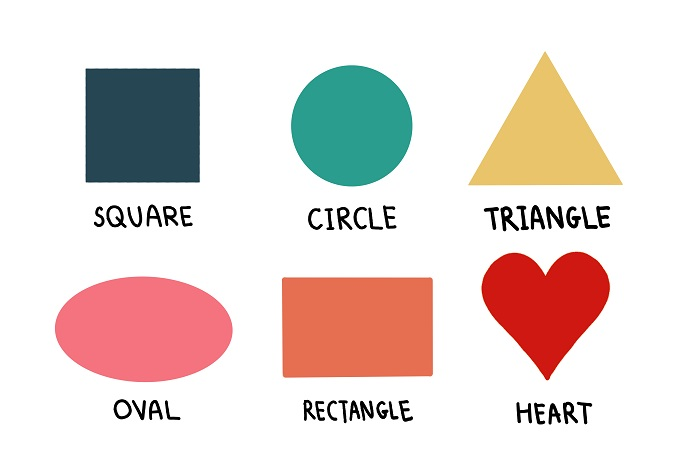
#> input picture shape.jpg, 700 x 466 px
$ jupyter execute 2-image_transformation.ipynb
#> lines starting #> are read from the running program, lines starting #| are printed output that depends on the picture; after the words box and inside, x2 and y2 are one past the last pixel; in counts of white or black regions, pixels touching at a corner belong together
[cell 1]
import cv2 as cv
import numpy as np
from matplotlib import pyplot as plt

[cell 2]
img = cv.imread("shape.jpg") #BGR
#> img is the input picture: shape (466, 700, 3); mean B, G, R 214.2, 218.1, 230.9
h,w,d =img.shape
#> h = 466; w = 700; d = 3
img = cv.cvtColor(img,cv.COLOR_BGR2RGB)
plt.imshow(img) #RGB

## cropping image

[cell 3]
x = 550
y =320

print(img[y][x][0])
#| 207
print(img[y][x][1])
#| 24
print(img[y][x][2])
#| 18

print(img[y][x].shape)
#| (3,)

[cell 4]
lis = [1,2,3,4,5,6]
lis[2:4]

[cell 5]
from copy import deepcopy
from math import cos, sin, radians
image = deepcopy(img)
y_start = 80
y_end = 180
x_start = 80
x_end = 220

cropped_image = image[y_start:y_end, x_start:x_end]
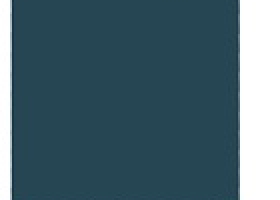
#> cropped_image: shape (100, 140, 3) (shown 2 times larger); mean R, G, B 77.9, 103.9, 114.6

plt.imshow(cropped_image)

## translation

$\begin{bmatrix}
1 & 0 & T_x\\
0 & 1 & T_y
\end{bmatrix}$

[cell 6]
from copy import deepcopy
image = deepcopy(img)
shift_x = 100
shift_y = 100
translation_matrix = np.float32([[1, 0, shift_x],
                                 [0, 1, shift_y]])
h,w,d = image.shape
translated_image = cv.warpAffine(image, translation_matrix, (w+100, h+100))
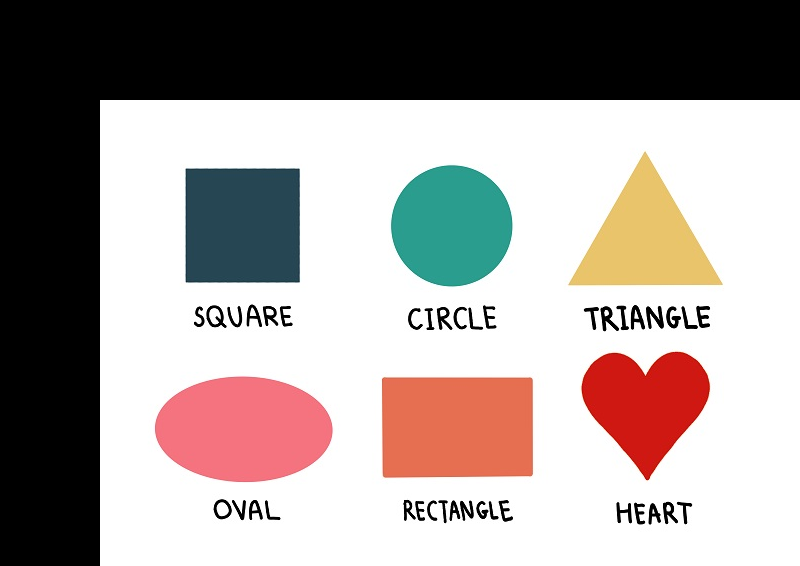
#> translated_image: shape (566, 800, 3); mean R, G, B 166.3, 157.1, 154.3
plt.imshow(translated_image)

## rotation matrix

### rotation matrix w/o scale and pivot point at (0,0)
$\begin{bmatrix}
cos(\theta) & -sin(\theta) & 0\\
sin(\theta) & cos(\theta) & 0
\end{bmatrix}$

### rotation matrix w/o scale and w/ given pivot point
$\begin{bmatrix}
cos(\theta) & -sin(\theta) & center_x-center_y.cos(\theta)+center_y.sin(\theta)\\
sin(\theta) & cos(\theta) & center_y-center_x.sin(\theta)-center_y.cos(\theta)
\end{bmatrix}$

### rotation matrix w scale and given pivot point
$\begin{bmatrix}
s_x.cos(\theta) & -s_x.sin(\theta) & center_x-center_y.s_x.cos(\theta)+center_y.s_x.sin(\theta)\\
s_y.sin(\theta) & s_y.cos(\theta) & center_y-center_x.s_y.sin(\theta)-center_y.s_y.cos(\theta)
\end{bmatrix}$

[cell 7]
from copy import deepcopy
from math import cos, sin, radians
image = deepcopy(img)
shift_x = 100
shift_y = 100
# translated_image = cv.warpAffine(image, translation_matrix, (w, h))

h,w,d = image.shape
angle = 30
angle_rad = np.radians(angle)
scale = 1.5
center = (w // 2, h // 2)
#> center = (350, 233)


# rotation_matrix = np.float32([[np.cos(angle_rad), -np.sin(angle_rad),0],
#                              [np.sin(angle_rad), np.cos(angle_rad),0]])
# example: w/o scaling
# rotation_matrix = np.float32(
#         [[np.cos(angle_rad), -np.sin(angle_rad), center[0] - center[0] * np.cos(angle_rad) + center[1] * np.sin(angle_rad)],
#         [np.sin(angle_rad), np.cos(angle_rad), center[1] - center[0] * np.sin(angle_rad) - center[1] * np.cos(angle_rad)]]
# )

rotation_matrix = cv.getRotationMatrix2D(center, angle, scale)
rotated_image = cv.warpAffine(image, rotation_matrix, (w, h))
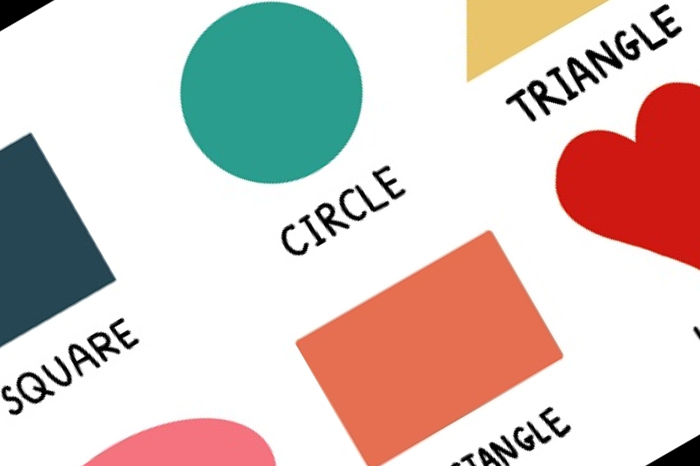
#> rotated_image: shape (466, 700, 3); mean R, G, B 214.8, 199.8, 194.3
plt.imshow(rotated_image)

$\begin{bmatrix}
    1 & skew_y & 0\\
    skew_x & 1 & 0
\end{bmatrix}
$

[cell 8]
image = deepcopy(img)
skew_x = 0.1  # Skew factor for x
skew_y = 0  # Skew factor for y

skew_matrix = skew_matrix = np.array([
        [1, skew_y, 0],
        [skew_x, 1, 0]], dtype=np.float32)

print("Skew Transformation Matrix:")
print(skew_matrix)

height, width = image.shape[:2]
#> height = 466; width = 700
skewed_image = cv.warpAffine(image, skew_matrix, (int(width + height * skew_y), int(height + width * skew_x)))
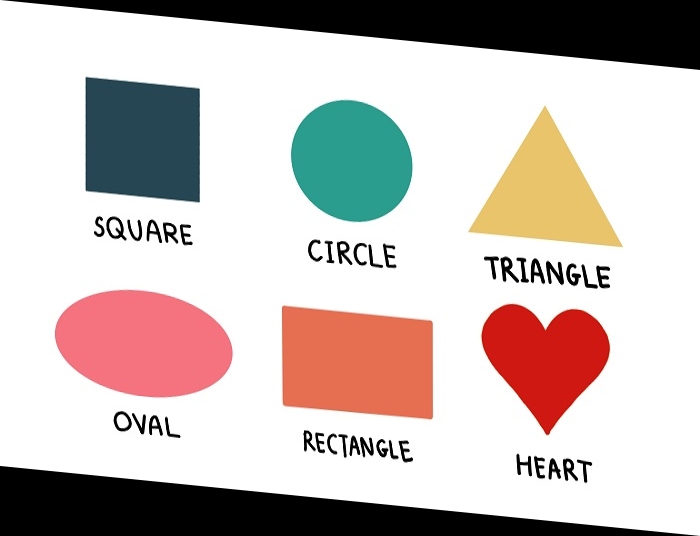
#> skewed_image: shape (536, 700, 3); mean R, G, B 200.8, 189.6, 186.2

plt.imshow(skewed_image)

# Perspective transform

### Interactive demo

[cell 9]
import cv2
import numpy as np
import matplotlib.pyplot as plt

src_points = []
dst_points = []

def select_points(event, x, y, flags, param):
    global src_points
    if event == cv2.EVENT_LBUTTONDOWN:
        src_points.append((x, y))
        print(f'Source Point Selected: ({x}, {y})')
        cv2.circle(image, (x, y), 5, (0, 255, 0), -1)
        cv2.imshow('Image', image)

image = cv2.imread('Road_in_Norway.jpg')
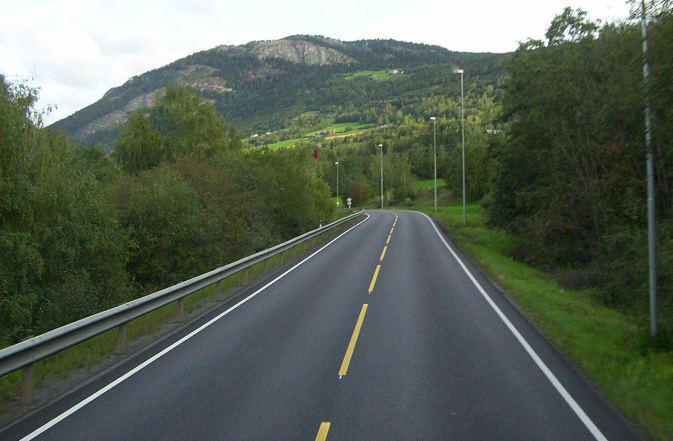
#> input picture Road_in_Norway.jpg, 1346 x 882 px (shown at 1/2 size)
#> image is the input picture: shape (882, 1346, 3); mean B, G, R 87, 99.6, 89.3
cv2.imshow('Image', image)

cv2.setMouseCallback('Image', select_points)

print("Click on 4 points in the image to select source points.")
cv2.waitKey(0)

if len(src_points) != 4:
    print("You must select exactly 4 points.")
else:
    height, width = 400, 600
    dst_points = np.array([[0, 0], [width - 1, 0], [width - 1, height - 1], [0, height - 1]], dtype="float32")

    src_points = np.array(src_points, dtype="float32")

    matrix = cv2.getPerspectiveTransform(src_points, dst_points)

    warped_image = cv2.warpPerspective(image, matrix, (width, height))

    cv2.imshow('Warped Image', warped_image)
    cv2.waitKey(0)

cv2.destroyAllWindows()

### use case example

[cell 10]
image = cv.imread("Road_in_Norway.jpg")
image = cv.cvtColor(image, cv.COLOR_BGR2RGB)


new_width = 400
new_height = 600

# order of points are important
src_points = np.float32([[657, 479], [898, 475], [1218, 873], [31, 874]])
dst_points = np.float32([[0,0], [new_width , 0], [new_width , new_height ], [0, new_height]])

perspective_matrix = cv.getPerspectiveTransform(src_points, dst_points)
perspective_transformed_image = cv.warpPerspective(image, perspective_matrix, (new_width, new_height))
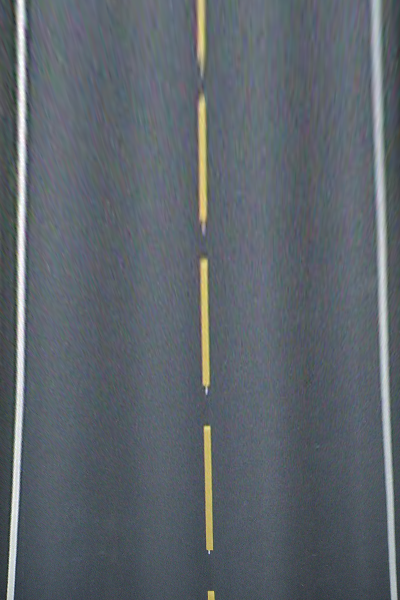
#> perspective_transformed_image: shape (600, 400, 3); mean R, G, B 93.8, 101.3, 108.5


cirlce_size = 20
for i in map(lambda x,y : [x,y], src_points,dst_points):
    import random as rng
    color = (rng.randint(0,255),rng.randint(0,255),rng.randint(0,255))
    print(i[0])
    cv.circle(image, i[0].astype(int),cirlce_size,color,-1)
    cv.circle(perspective_transformed_image, i[1].astype(int),cirlce_size,color,-1)
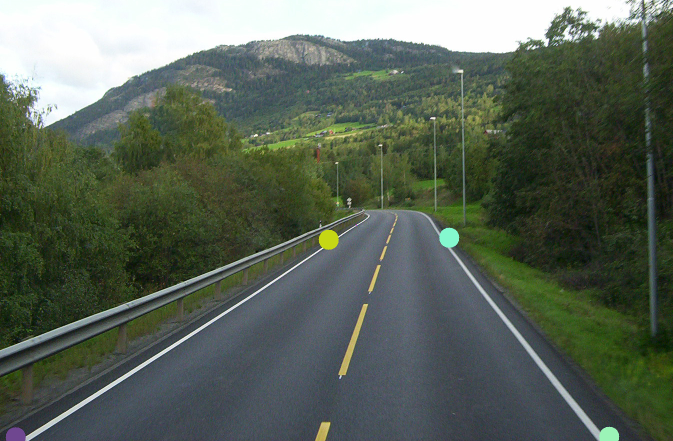
#> image: shape (882, 1346, 3) (shown at 1/2 size); mean R, G, B 89.6, 100, 87.2
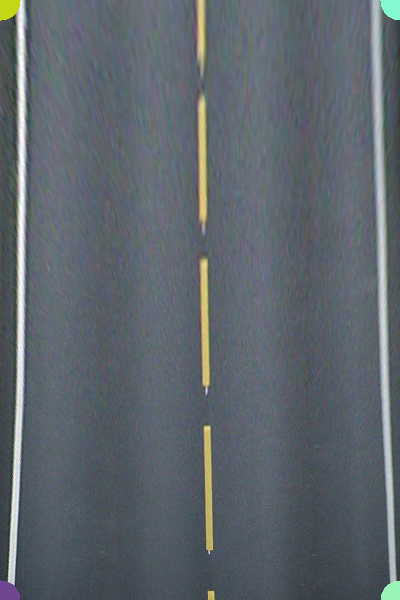
#> perspective_transformed_image: shape (600, 400, 3); 0.52% of pixels changed, all inside (x1, y1, x2, y2) = (0, 0, 400, 600)


fig, ax = plt.subplots(1, 2, figsize=(12, 6))
ax[0].imshow(image)
ax[1].imshow(perspective_transformed_image)
